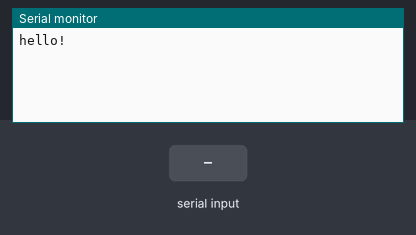
Recording of a sketch running on a simulated Arduino Leonardo, built with avr-gcc and run on an emulated ATmega32U4. Shown: the last lines printed to the serial monitor. The test bench sets the inputs (shaded band).

Above: at 1.2 s.
1.3 s: "1" received over the second serial link
At 2.0 s:
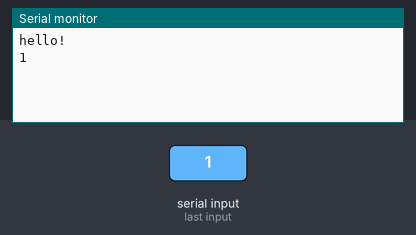
2.8 s: "0" received over the second serial link
At 3.2 s:
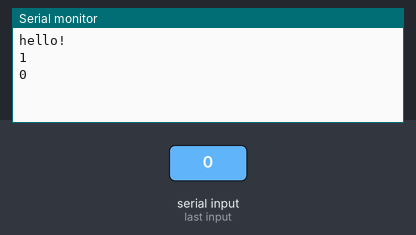

The sketch:

AT_test.ino
```cpp
#include <SoftwareSerial.h>

// Blueduino comunicate with BLE module through pin11, pin12 as soft serial.
SoftwareSerial mySerial(11, 12); //RX,TX

String tmp;

void setup() {
  // It's just for test with "Serial Monitor" of Arduino IDE. It can be removed.
  Serial.begin(9600);
  Serial1.begin(9600);
  while (!Serial) {
    ; // wait for serial port to connect. Needed for Leonardo only
  }
  Serial.println("hello!");

  // Start soft serial
  mySerial.begin(9600);
};

void loop() {
  // Read soft serial
  while (Serial1.available() > 0)  {
    tmp += char(Serial1.read());
    delay(2);
  }

  // If it got data from soft serial port then display on "Serial Monitor"
  if(tmp.length() > 0) {
    Serial.println(tmp);
    tmp = "";
  }

  // If it got data from hard serial port, then write data to soft serial port.
  if (Serial.available()) {
    Serial1.write(Serial.read());
  }
}
```

Measured:
- after the input at 1.3 s, the serial monitor: prints a new line at once (image 1)
- after the input at 2.8 s, the serial monitor: prints a new line at once (image 2)
